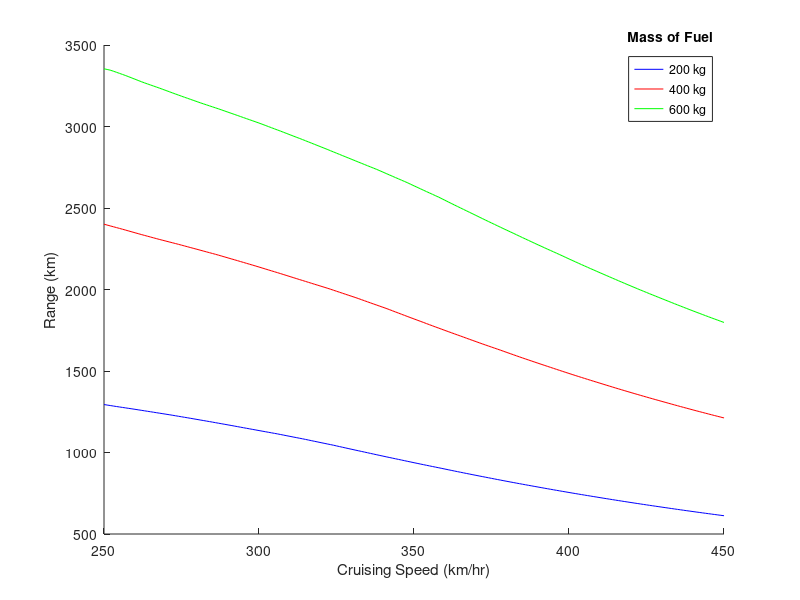

The MATLAB source for this figure:
clear;clc;close all

m_aircraft = 1600;              % kg; mass of aircraft without fuel & equipment
eff_actual_cycle = 0.430218;    % efficiency of actual cycle
m_fuel = [200 400 600];         % kg; mass of fuel
H_ethane = 47484;               % kJ/kg; heating value for ethane
g = 9.8;                        % m/s^2
v = (250:450);                  % km/hr; cruising speed of drone
rho_air = 1.007;                % kg/m^3; density of air at 2000 m altitude
A = 10;                         % m^2; planform area of UAV wing

load coefficients_chart
alpha = coefficients_chart(:,1);   % selects every value in the column for angle of attack alpha
C_L = coefficients_chart(:,2);     % selects every value in the column for coeff of lift
C_D = coefficients_chart(:,3);     % selects every value in the column for coeff of drag

for i = 1:length(m_fuel)
    Q_released = m_fuel(i)*(H_ethane*1000);        % J; or kg*m^2/s^2; amount of energy from combustion
    lift = (m_fuel(i) + m_aircraft)*g;             % Newtons; or kg*m/s^2
    
    for j = 1:length(v)
        coeff_L(i,j) = (2*lift)/(rho_air*A*(v(j)/3.6).^(2));  % units cancel - checked;
        alpha_actual(i,j) = interp1(C_L,alpha,coeff_L(i,j));    % degrees; corresponds to the alpha for the given C_L in the table
        coeff_D(i,j) = interp1(alpha,C_D,alpha_actual(i,j));    % corresponds to the C_D for the given alpha in the table
        drag(i,j) = 0.5*rho_air*A*(v(j)^2)*coeff_D(i,j);        % Newtons; or kg*m/s^2
        range(i,j) = ((Q_released*eff_actual_cycle)./drag(i,j))/1000;  % kilometers
    end
end

hold on
plot(v,range(1,:),'b')  %   plotted seperately only so i could choose the colors
plot(v,range(2,:),'r')  %   could be plotted easier with plot(v,range)
plot(v,range(3,:),'g')
% title('Drone Range w.r.t its Cruising Speed and Amount of Fuel')
xlabel('Cruising Speed (km/hr)')
ylabel('Range (km)')
legend('200 kg','400 kg','600 kg')
leg = legend('show');       %   adds a title to the legend
title(leg,'Mass of Fuel')   %   adds a title to the legend
